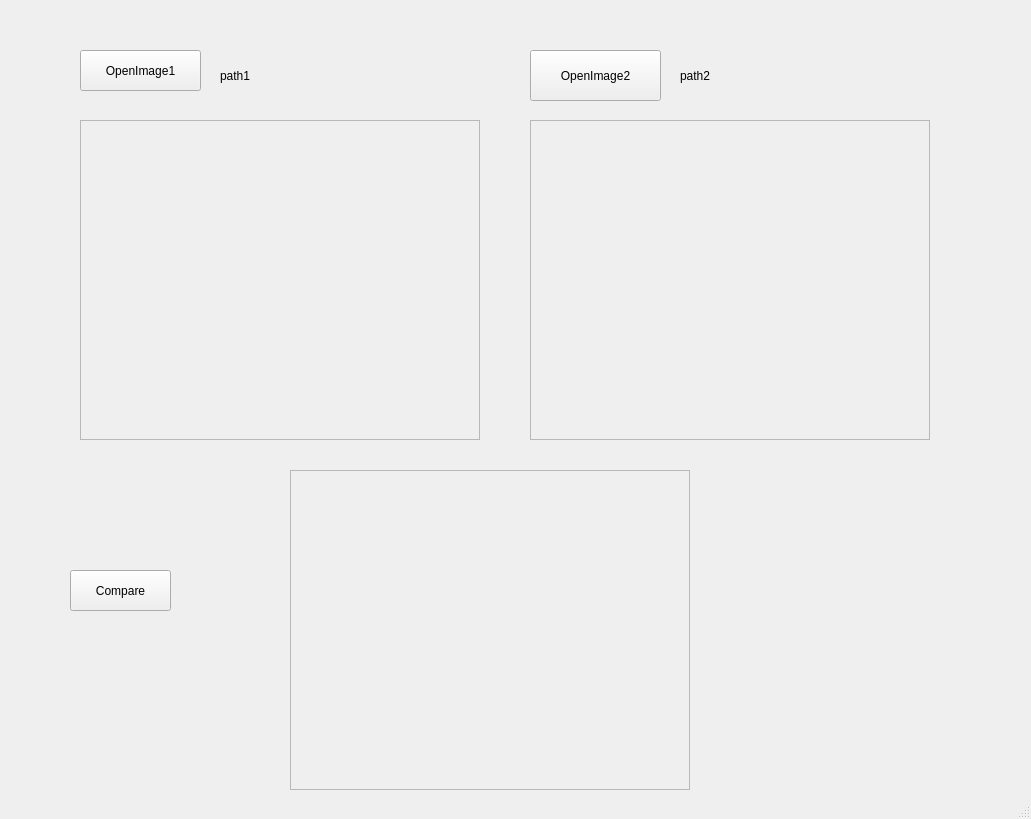
<?xml version="1.0" encoding="UTF-8"?>
<ui version="4.0">
 <class>MainWindow</class>
 <widget class="QMainWindow" name="MainWindow">
  <property name="geometry">
   <rect>
    <x>0</x>
    <y>0</y>
    <width>1031</width>
    <height>819</height>
   </rect>
  </property>
  <property name="windowTitle">
   <string>MainWindow</string>
  </property>
  <widget class="QWidget" name="centralwidget">
   <widget class="QPushButton" name="OpenImageLeft">
    <property name="geometry">
     <rect>
      <x>80</x>
      <y>50</y>
      <width>121</width>
      <height>41</height>
     </rect>
    </property>
    <property name="text">
     <string>OpenImage1</string>
    </property>
   </widget>
   <widget class="QPushButton" name="Compare">
    <property name="geometry">
     <rect>
      <x>70</x>
      <y>570</y>
      <width>101</width>
      <height>41</height>
     </rect>
    </property>
    <property name="text">
     <string>Compare</string>
    </property>
   </widget>
   <widget class="QLabel" name="pathLeft">
    <property name="geometry">
     <rect>
      <x>220</x>
      <y>60</y>
      <width>241</width>
      <height>31</height>
     </rect>
    </property>
    <property name="text">
     <string>path1</string>
    </property>
   </widget>
   <widget class="QLabel" name="pathRight">
    <property name="geometry">
     <rect>
      <x>680</x>
      <y>60</y>
      <width>261</width>
      <height>31</height>
     </rect>
    </property>
    <property name="text">
     <string>path2</string>
    </property>
   </widget>
   <widget class="QScrollArea" name="scrollAreaLeft">
    <property name="geometry">
     <rect>
      <x>80</x>
      <y>120</y>
      <width>400</width>
      <height>320</height>
     </rect>
    </property>
    <property name="widgetResizable">
     <bool>true</bool>
    </property>
    <widget class="QWidget" name="scrollAreaWidgetContents">
     <property name="geometry">
      <rect>
       <x>0</x>
       <y>0</y>
       <width>398</width>
       <height>318</height>
      </rect>
     </property>
    </widget>
   </widget>
   <widget class="QScrollArea" name="scrollAreaRight">
    <property name="geometry">
     <rect>
      <x>530</x>
      <y>120</y>
      <width>400</width>
      <height>320</height>
     </rect>
    </property>
    <property name="widgetResizable">
     <bool>true</bool>
    </property>
    <widget class="QWidget" name="scrollAreaWidgetContents_2">
     <property name="geometry">
      <rect>
       <x>0</x>
       <y>0</y>
       <width>398</width>
       <height>318</height>
      </rect>
     </property>
    </widget>
   </widget>
   <widget class="QPushButton" name="OpenImageRight">
    <property name="geometry">
     <rect>
      <x>530</x>
      <y>50</y>
      <width>131</width>
      <height>51</height>
     </rect>
    </property>
    <property name="text">
     <string>OpenImage2</string>
    </property>
   </widget>
   <widget class="QScrollArea" name="scrollAreaCompareResult">
    <property name="geometry">
     <rect>
      <x>290</x>
      <y>470</y>
      <width>400</width>
      <height>320</height>
     </rect>
    </property>
    <property name="widgetResizable">
     <bool>true</bool>
    </property>
    <widget class="QWidget" name="scrollAreaWidgetContents_3">
     <property name="geometry">
      <rect>
       <x>0</x>
       <y>0</y>
       <width>398</width>
       <height>318</height>
      </rect>
     </property>
    </widget>
   </widget>
  </widget>
  <widget class="QMenuBar" name="menubar">
   <property name="geometry">
    <rect>
     <x>0</x>
     <y>0</y>
     <width>1031</width>
     <height>27</height>
    </rect>
   </property>
  </widget>
  <widget class="QStatusBar" name="statusbar"/>
 </widget>
 <resources/>
 <connections/>
</ui>
